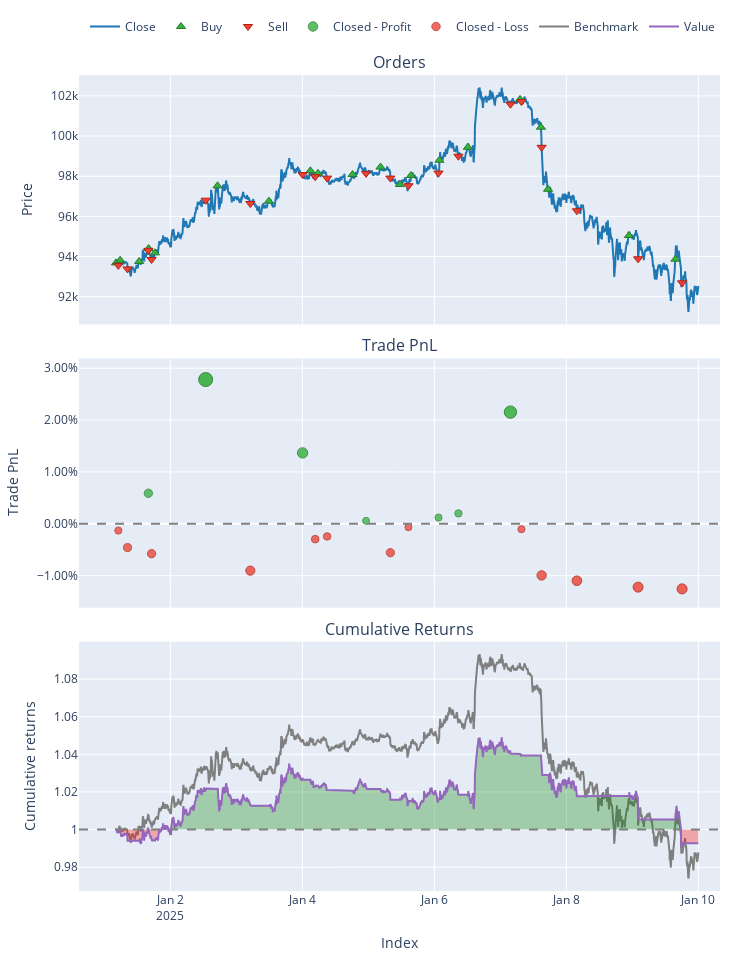

Source (notebook cell):
### Code cell
# Résultats
#print(pf.stats())
pf.plot().show()

### Figure 1 — Plotly figure (JSON) as saved in the notebook; plotly's stock layout.template omitted (floating-point values rounded to 4 significant figures; data arrays with more than 128 entries replaced by an {"elided": "..."} marker saying what was removed)
{"data": [{"legendgroup": "0", "line": {"color": "#1f77b4"}, "name": "Close", "showlegend": true, "type": "scatter", "uid": "8df51b78-aefe-49fb-8296-2b5be46b838d", "x": {"elided": "2542 str values"}, "xaxis": "x", "y": {"elided": "2542 float values"}, "yaxis": "y"}, {"customdata": [[0, 0.001067, 0], [2, 0.001065, 0], [4, 0.00106, 0], [6, 0.001059, 0], [8, 0.001056, 0], [10, 0.001048, 0], [12, 0.001047, 0], [14, 0.001045, 0], [16, 0.001043, 0], [18, 0.001041, 0], [20, 0.001038, 0], [22, 0.001041, 0], [24, 0.001036, 0], [26, 0.001029, 0], [28, 0.001024, 0], [30, 0.001022, 0], [32, 0.001035, 0], [34, 0.001057, 0], [36, 0.001071, 0], [38, 0.001071, 0]], "hovertemplate": "Order Id: %{customdata[0]}<br>Timestamp: %{x}<br>Price: %{y}<br>Size: %{customdata[1]:.6f}<br>Fees: %{customdata[2]:.6f}", "legendgroup": "1", "marker": {"color": "#37B13F", "line": {"color": "rgb(38,123,44)", "width": 1}, "size": 8, "symbol": "triangle-up"}, "mode": "markers", "name": "Buy", "type": "scatter", "uid": "17454faa-dafe-48ff-a72f-79c8c9004981", "x": ["2025-01-01T04:15:00", "2025-01-01T05:45:00", "2025-01-01T12:40:00", "2025-01-01T16:05:00", "2025-01-01T18:25:00", "2025-01-02T17:10:00", "2025-01-03T11:50:00", "2025-01-04T02:55:00", "2025-01-04T05:40:00", "2025-01-04T18:15:00", "2025-01-05T04:25:00", "2025-01-05T11:30:00", "2025-01-05T15:30:00", "2025-01-06T01:50:00", "2025-01-06T12:10:00", "2025-01-07T07:10:00", "2025-01-07T14:45:00", "2025-01-07T17:20:00", "2025-01-08T22:45:00", "2025-01-09T15:40:00"], "xaxis": "x", "y": [93680.0, 93810.0, 93760.0, 94400.0, 94180.0, 97520.0, 96757, 98270.0, 98142, 98080.0, 98454, 97590.0, 98040.0, 98790.0, 99440.0, 101800.0, 100400.0, 97350.0, 95050.0, 93870.0], "yaxis": "y"}, {"customdata": [[1, 0.001067, 0], [3, 0.001065, 0], [5, 0.00106, 0], [7, 0.001059, 0], [9, 0.001056, 0], [11, 0.001048, 0], [13, 0.001047, 0], [15, 0.001045, 0], [17, 0.001043, 0], [19, 0.001041, 0], [21, 0.001038, 0], [23, 0.001041, 0], [25, 0.001036, 0], [27, 0.001029, 0], [29, 0.001024, 0], [31, 0.001022, 0], [33, 0.001035, 0], [35, 0.001057, 0], [37, 0.001071, 0], [39, 0.001071, 0]], "hovertemplate": "Order Id: %{customdata[0]}<br>Timestamp: %{x}<br>Price: %{y}<br>Size: %{customdata[1]:.6f}<br>Fees: %{customdata[2]:.6f}", "legendgroup": "2", "marker": {"color": "#EA4335", "line": {"color": "rgb(181,31,18)", "width": 1}, "size": 8, "symbol": "triangle-down"}, "mode": "markers", "name": "Sell", "type": "scatter", "uid": "2d88b8bd-c36b-4d7a-9a9f-5e91fd7e2992", "x": ["2025-01-01T05:05:00", "2025-01-01T08:25:00", "2025-01-01T16:00:00", "2025-01-01T17:10:00", "2025-01-02T12:50:00", "2025-01-03T05:05:00", "2025-01-04T00:05:00", "2025-01-04T04:40:00", "2025-01-04T09:00:00", "2025-01-04T23:10:00", "2025-01-05T08:00:00", "2025-01-05T14:35:00", "2025-01-06T01:30:00", "2025-01-06T08:45:00", "2025-01-07T03:40:00", "2025-01-07T07:40:00", "2025-01-07T15:00:00", "2025-01-08T03:50:00", "2025-01-09T02:05:00", "2025-01-09T18:05:00"], "xaxis": "x", "y": [93560, 93380.0, 94310.0, 93850.0, 96800.0, 96640.0, 98080.0, 97980.0, 97900.0, 98140.0, 97910.0, 97520.0, 98150.0, 98990.0, 101600.0, 101700.0, 99440.0, 96280.0, 93890.0, 92690.0], "yaxis": "y"}, {"customdata": [[2, 2, 0.5859, 0.005894], [4, 4, 2.765, 0.02781], [6, 6, 1.385, 0.01368], [9, 9, 0.05933, 0.0005811], [12, 12, 0.1227, 0.001209], [13, 13, 0.2047, 0.002014], [14, 14, 2.193, 0.02153]], "hovertemplate": "Exit Trade Id: %{customdata[0]}<br>Position Id: %{customdata[1]}<br>Exit Timestamp: %{x}<br>PnL: %{customdata[2]:.6f}<br>Return: %{customdata[3]:.2%}", "legendgroup": "3", "marker": {"color": "#37B13F", "line": {"color": "rgb(38,123,44)", "width": 1}, "opacity": [0.7793, 0.9, 0.8221, 0.75, 0.7535, 0.7579, 0.8654], "size": [8.366, 14, 10.37, 7, 7.161, 7.368, 12.38], "symbol": "circle"}, "mode": "markers", "name": "Closed - Profit", "type": "scatter", "uid": "3e8cf1a5-7548-43b0-a1e6-777a1ffbec8d", "x": ["2025-01-01T16:00:00", "2025-01-02T12:50:00", "2025-01-04T00:05:00", "2025-01-04T23:10:00", "2025-01-06T01:30:00", "2025-01-06T08:45:00", "2025-01-07T03:40:00"], "xaxis": "x2", "y": [0.005894, 0.02781, 0.01368, 0.0005811, 0.001209, 0.002014, 0.02153], "yaxis": "y2"}, {"customdata": [[0, 0, -0.13, -0.0013], [1, 1, -0.4573, -0.004579], [3, 3, -0.5758, -0.005758], [5, 5, -0.9222, -0.009025], [7, 7, -0.3039, -0.00296], [8, 8, -0.2487, -0.00243], [10, 10, -0.5684, -0.005564], [11, 11, -0.0661, -0.0006507], [15, 15, -0.107, -0.001028], [16, 16, -1.034, -0.009949], [17, 17, -1.13, -0.01098], [18, 18, -1.242, -0.01221], [19, 19, -1.261, -0.01255]], "hovertemplate": "Exit Trade Id: %{customdata[0]}<br>Position Id: %{customdata[1]}<br>Exit Timestamp: %{x}<br>PnL: %{customdata[2]:.6f}<br>Return: %{customdata[3]:.2%}", "legendgroup": "4", "marker": {"color": "#EA4335", "line": {"color": "rgb(181,31,18)", "width": 1}, "opacity": [0.754, 0.772, 0.7785, 0.7965, 0.7631, 0.7602, 0.7774, 0.7504, 0.7525, 0.8016, 0.8073, 0.814, 0.8159], "size": [7.185, 8.028, 8.331, 9.17, 7.612, 7.475, 8.281, 7.018, 7.115, 9.408, 9.673, 9.988, 10.08], "symbol": "circle"}, "mode": "markers", "name": "Closed - Loss", "type": "scatter", "uid": "5d6354ee-9e8e-456c-a4df-279f63a532d5", "x": ["2025-01-01T05:05:00", "2025-01-01T08:25:00", "2025-01-01T17:10:00", "2025-01-03T05:05:00", "2025-01-04T04:40:00", "2025-01-04T09:00:00", "2025-01-05T08:00:00", "2025-01-05T14:35:00", "2025-01-07T07:40:00", "2025-01-07T15:00:00", "2025-01-08T03:50:00", "2025-01-09T02:05:00", "2025-01-09T18:05:00"], "xaxis": "x2", "y": [-0.0013, -0.004579, -0.005758, -0.009025, -0.00296, -0.00243, -0.005564, -0.0006507, -0.001028, -0.009949, -0.01098, -0.01221, -0.01255], "yaxis": "y2"}, {"legendgroup": "5", "line": {"color": "#7f7f7f"}, "name": "Benchmark", "showlegend": true, "type": "scatter", "uid": "401bf7fc-32a1-4f9e-b588-00f4b9e9ca38", "x": {"elided": "2542 str values"}, "xaxis": "x3", "y": {"elided": "2542 float values"}, "yaxis": "y3"}, {"hoverinfo": "skip", "legendgroup": "6", "line": {"color": "rgba(0, 0, 0, 0)", "width": 0}, "opacity": 0, "showlegend": false, "type": "scatter", "uid": "ebc53e86-4c0d-4260-a923-61c7ef27d14f", "x": {"elided": "2542 str values"}, "xaxis": "x3", "y": {"elided": "2542 int values"}, "yaxis": "y3"}, {"connectgaps": false, "fill": "tonexty", "fillcolor": "rgba(0, 128, 0, 0.3)", "hoverinfo": "skip", "legendgroup": "6", "line": {"color": "rgba(0, 0, 0, 0)", "width": 0}, "opacity": 0, "showlegend": false, "type": "scatter", "uid": "cd2aee94-88d4-4f4c-93f5-ed4d1e1df3bf", "x": {"elided": "2542 str values"}, "xaxis": "x3", "y": {"elided": "2542 float values"}, "yaxis": "y3"}, {"hoverinfo": "skip", "legendgroup": "6", "line": {"color": "rgba(0, 0, 0, 0)", "width": 0}, "opacity": 0, "showlegend": false, "type": "scatter", "uid": "1844ed1a-ec07-4baa-bd81-f55ba821bb47", "x": {"elided": "2542 str values"}, "xaxis": "x3", "y": {"elided": "2542 int values"}, "yaxis": "y3"}, {"connectgaps": false, "fill": "tonexty", "fillcolor": "rgba(255, 0, 0, 0.3)", "hoverinfo": "skip", "legendgroup": "6", "line": {"color": "rgba(0, 0, 0, 0)", "width": 0}, "opacity": 0, "showlegend": false, "type": "scatter", "uid": "5d7ef9c8-7869-4b9a-b9aa-6ff0256d3e28", "x": {"elided": "2542 str values"}, "xaxis": "x3", "y": {"elided": "2542 float values"}, "yaxis": "y3"}, {"legendgroup": "7", "line": {"color": "#9467bd"}, "name": "Value", "showlegend": true, "type": "scatter", "uid": "13bfe216-c700-4372-90bb-0934f1c3b4a5", "x": {"elided": "2542 str values"}, "xaxis": "x3", "y": {"elided": "2542 float values"}, "yaxis": "y3"}, {"hoverinfo": "skip", "legendgroup": "6", "line": {"color": "rgba(0, 0, 0, 0)", "width": 0}, "opacity": 0, "showlegend": false, "type": "scatter", "uid": "e90cfaee-0986-4bda-a9b4-f15df2041faa", "x": {"elided": "2542 str values"}, "xaxis": "x3", "y": {"elided": "2542 int values"}, "yaxis": "y3"}], "layout": {"annotations": [{"font": {"size": 16}, "showarrow": false, "text": "Orders", "x": 0.5, "xanchor": "center", "xref": "paper", "y": 1, "yanchor": "bottom", "yref": "paper"}, {"font": {"size": 16}, "showarrow": false, "text": "Trade PnL", "x": 0.5, "xanchor": "center", "xref": "paper", "y": 0.6528, "yanchor": "bottom", "yref": "paper"}, {"font": {"size": 16}, "showarrow": false, "text": "Cumulative Returns", "x": 0.5, "xanchor": "center", "xref": "paper", "y": 0.3056, "yanchor": "bottom", "yref": "paper"}], "height": 960, "legend": {"orientation": "h", "traceorder": "normal", "x": 1, "xanchor": "right", "y": 1.042, "yanchor": "bottom"}, "margin": {"b": 30, "l": 30, "r": 30, "t": 30}, "shapes": [{"line": {"color": "gray", "dash": "dash"}, "type": "line", "x0": 0, "x1": 1, "xref": "paper", "y0": 0, "y1": 0, "yref": "y2"}, {"line": {"color": "gray", "dash": "dash"}, "type": "line", "x0": 0, "x1": 1, "xref": "paper", "y0": 1, "y1": 1, "yref": "y3"}], "showlegend": true, "width": 750, "xaxis": {"anchor": "y", "domain": [0, 1], "matches": "x3", "showticklabels": false}, "xaxis2": {"anchor": "y2", "domain": [0, 1], "matches": "x3", "showticklabels": false}, "xaxis3": {"anchor": "y3", "domain": [0, 1], "title": {"text": "Index"}}, "yaxis": {"anchor": "x", "domain": [0.6944, 1], "title": {"text": "Price"}}, "yaxis2": {"anchor": "x2", "domain": [0.3472, 0.6528], "tickformat": ".2%", "title": {"text": "Trade PnL"}}, "yaxis3": {"anchor": "x3", "domain": [0, 0.3056], "title": {"text": "Cumulative returns"}}}}
